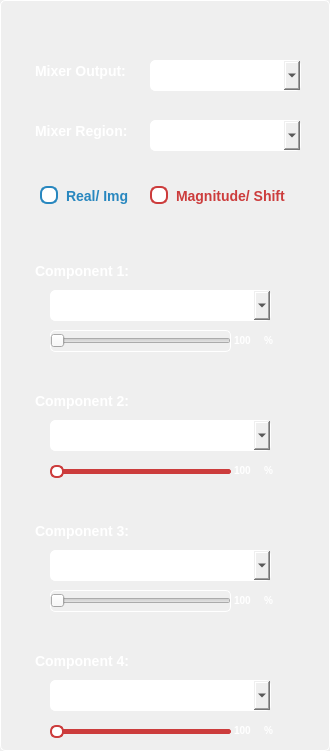
       <widget class="QWidget" name="widget" native="true">
        <property name="minimumSize">
         <size>
          <width>330</width>
          <height>330</height>
         </size>
        </property>
        <property name="maximumSize">
         <size>
          <width>330</width>
          <height>16777215</height>
         </size>
        </property>
        <property name="styleSheet">
         <string notr="true">border: 1px solid #ffffff;
border-radius:5px</string>
        </property>
        <widget class="QLabel" name="label">
         <property name="geometry">
          <rect>
           <x>30</x>
           <y>60</y>
           <width>101</width>
           <height>21</height>
          </rect>
         </property>
         <property name="styleSheet">
          <string notr="true">color:white;
font-size: 14px;
font-weight:600;
border-color: transparent;</string>
         </property>
         <property name="text">
          <string>Mixer Output: </string>
         </property>
        </widget>
        <widget class="QComboBox" name="comboBox">
         <property name="geometry">
          <rect>
           <x>150</x>
           <y>60</y>
           <width>151</width>
           <height>31</height>
          </rect>
         </property>
         <property name="styleSheet">
          <string notr="true">QComboBox {
                color: rgb(255, 255, 255);
                font-size: 18px;
                background-color: rgb(24, 24, 24);
                padding-left: 15px;
                border: 1px solid transparent;
                border-radius: 15px; /* Rounded corners */
            }

            QComboBox QAbstractItemView {
                background-color: #444444;    /* Dropdown list background */
                color: #ffffff;               /* Dropdown list text color */
                selection-background-color: #555555;  /* Highlight background */
                selection-color: #FF5757;     /* Highlighted text color */
            }

            /* Remove the default arrow */
            QComboBox::drop-down {
                margin-right: 10px;
                border-top-right-radius: 15px; /* Apply radius to the top-right */
                border-bottom-right-radius: 15px; /* Apply radius to the bottom-right */
            }

            /* Customize the arrow (triangle) */
            QComboBox::down-arrow {
                image: url(Deliverables/down-arrow.png); /* Optional: use a custom image for the arrow */
                width: 10px;
                height: 10px;
                margin-right: 10px; /* Moves the arrow more to the right */
            }&lt;/string&gt;
   &lt;/property&gt;
  &lt;/widget&gt;
 &lt;/widget&gt;
 &lt;resources/&gt;
&lt;/ui&gt;
</string>
         </property>
        </widget>
        <widget class="QLabel" name="label_2">
         <property name="geometry">
          <rect>
           <x>30</x>
           <y>120</y>
           <width>101</width>
           <height>21</height>
          </rect>
         </property>
         <property name="styleSheet">
          <string notr="true">color:white;
font-size: 14px;
font-weight:600;
border-color: transparent;</string>
         </property>
         <property name="text">
          <string>Mixer Region: </string>
         </property>
        </widget>
        <widget class="QComboBox" name="comboBox_2">
         <property name="geometry">
          <rect>
           <x>150</x>
           <y>120</y>
           <width>151</width>
           <height>31</height>
          </rect>
         </property>
         <property name="styleSheet">
          <string notr="true">QComboBox {
                color: rgb(255, 255, 255);
                font-size: 18px;
                background-color: rgb(24, 24, 24);
                padding-left: 15px;
                border: 1px solid transparent;
                border-radius: 15px; /* Rounded corners */
            }

            QComboBox QAbstractItemView {
                background-color: #444444;    /* Dropdown list background */
                color: #ffffff;               /* Dropdown list text color */
                selection-background-color: #555555;  /* Highlight background */
                selection-color: #FF5757;     /* Highlighted text color */
            }

            /* Remove the default arrow */
            QComboBox::drop-down {
                margin-right: 10px;
                border-top-right-radius: 15px; /* Apply radius to the top-right */
                border-bottom-right-radius: 15px; /* Apply radius to the bottom-right */
            }

            /* Customize the arrow (triangle) */
            QComboBox::down-arrow {
                image: url(Deliverables/down-arrow.png); /* Optional: use a custom image for the arrow */
                width: 10px;
                height: 10px;
                margin-right: 10px; /* Moves the arrow more to the right */
            }&lt;/string&gt;
   &lt;/property&gt;
  &lt;/widget&gt;
 &lt;/widget&gt;
 &lt;resources/&gt;
&lt;/ui&gt;
</string>
         </property>
        </widget>
        <widget class="QLabel" name="label_9">
         <property name="geometry">
          <rect>
           <x>30</x>
           <y>260</y>
           <width>111</width>
           <height>21</height>
          </rect>
         </property>
         <property name="styleSheet">
          <string notr="true">color:white;
font-size: 14px;
font-weight:600;
border-color: transparent;</string>
         </property>
         <property name="text">
          <string>Component 1:</string>
         </property>
        </widget>
        <widget class="QRadioButton" name="radioButton">
         <property name="geometry">
          <rect>
           <x>40</x>
           <y>180</y>
           <width>111</width>
           <height>31</height>
          </rect>
         </property>
         <property name="styleSheet">
          <string notr="true">QRadioButton {
    font: bold 14px;           /* Font size and weight */
    color: #2887bf;           /* Text color */
    spacing: 8px;            /* Space between the button and text */
	border: transparent;
}

QRadioButton::indicator {
    width: 14px;              /* Size of the radio circle */
    height: 14px;
}

QRadioButton::indicator::unchecked {
    border: 2px solid #2887bf; /* Border of the unchecked circle */
    background-color: white;
    border-radius: 7px;      /* Make it a perfect circle */
}

QRadioButton::indicator::checked {
    border: 2px solid  #2887bf;
    background-color:  #2887bf;
    border-radius: 7px;
}
</string>
         </property>
         <property name="text">
          <string>Real/ Img</string>
         </property>
        </widget>
        <widget class="QRadioButton" name="radioButton_2">
         <property name="geometry">
          <rect>
           <x>150</x>
           <y>180</y>
           <width>151</width>
           <height>31</height>
          </rect>
         </property>
         <property name="styleSheet">
          <string notr="true">QRadioButton {
    font: bold 14px;           /* Font size and weight */
    color: #cc3c3c;           /* Text color */
    spacing: 8px;            /* Space between the button and text */
	border: transparent;
}

QRadioButton::indicator {
    width: 14px;              /* Size of the radio circle */
    height: 14px;
}

QRadioButton::indicator::unchecked {
    border: 2px solid #cc3c3c; /* Border of the unchecked circle */
    background-color: white;
    border-radius: 7px;      /* Make it a perfect circle */
}

QRadioButton::indicator::checked {
    border: 2px solid  #cc3c3c;
    background-color:  #cc3c3c;
    border-radius: 7px;
}
</string>
         </property>
         <property name="text">
          <string>Magnitude/ Shift</string>
         </property>
        </widget>
        <widget class="QSlider" name="horizontalSlider">
         <property name="geometry">
          <rect>
           <x>50</x>
           <y>330</y>
           <width>181</width>
           <height>22</height>
          </rect>
         </property>
         <property name="styleSheet">
          <string notr="true">QSlider {
    border: none;
}
QSlider::groove:horizontal {
    height: 5px;
    background: white;  
    border-radius: 3px;   
}

QSlider::add-page:horizontal {
    background: #2887bf;
    border: 1px solid #2887bf;
    height: 3px;
    border-radius: 1.5px;
}

QSlider::handle:horizontal {
    background: #ffffff;  
    border: 2px solid #1e6e9e;
    width: 10px;
    height: 10px;
    border-radius: 6px;    
    margin: -4px 0;       
}
&lt;/string&gt;
   &lt;/property&gt;
   &lt;property name=&quot;orientation&quot;&gt;
    &lt;enum&gt;Qt::Horizontal&lt;/enum&gt;
   &lt;/property&gt;
  &lt;/widget&gt;
 &lt;/widget&gt;
 &lt;resources/&gt;
&lt;/ui&gt;
</string>
         </property>
         <property name="orientation">
          <enum>Qt::Horizontal</enum>
         </property>
        </widget>
        <widget class="QLabel" name="label_10">
         <property name="geometry">
          <rect>
           <x>230</x>
           <y>330</y>
           <width>51</width>
           <height>21</height>
          </rect>
         </property>
         <property name="styleSheet">
          <string notr="true">color:white;
font-size: 10px;
font-weight:600;
border-color: transparent;</string>
         </property>
         <property name="text">
          <string>100</string>
         </property>
        </widget>
        <widget class="QLabel" name="label_11">
         <property name="geometry">
          <rect>
           <x>260</x>
           <y>330</y>
           <width>21</width>
           <height>21</height>
          </rect>
         </property>
         <property name="styleSheet">
          <string notr="true">color:white;
font-size: 10px;
font-weight:600;
border-color: transparent;</string>
         </property>
         <property name="text">
          <string>%</string>
         </property>
        </widget>
        <widget class="QSlider" name="horizontalSlider_2">
         <property name="geometry">
          <rect>
           <x>50</x>
           <y>460</y>
           <width>181</width>
           <height>22</height>
          </rect>
         </property>
         <property name="styleSheet">
          <string notr="true">QSlider {
    border: none;
}
QSlider::groove:horizontal {
    height: 5px;
    background: white;  
    border-radius: 3px;   
}

QSlider::add-page:horizontal {
    background: #cc3c3c;
    border: 1px solid #cc3c3c;
    height: 3px;
    border-radius: 1.5px;
}

QSlider::handle:horizontal {
    background: #ffffff;  
    border: 2px solid #cc3c3c;
    width: 10px;
    height: 10px;
    border-radius: 6px;    
    margin: -4px 0;       
}

</string>
         </property>
         <property name="orientation">
          <enum>Qt::Horizontal</enum>
         </property>
        </widget>
        <widget class="QLabel" name="label_12">
         <property name="geometry">
          <rect>
           <x>260</x>
           <y>460</y>
           <width>21</width>
           <height>21</height>
          </rect>
         </property>
         <property name="styleSheet">
          <string notr="true">color:white;
font-size: 10px;
font-weight:600;
border-color: transparent;</string>
         </property>
         <property name="text">
          <string>%</string>
         </property>
        </widget>
        <widget class="QLabel" name="label_13">
         <property name="geometry">
          <rect>
           <x>230</x>
           <y>460</y>
           <width>31</width>
           <height>21</height>
          </rect>
         </property>
         <property name="styleSheet">
          <string notr="true">color:white;
font-size: 10px;
font-weight:600;
border-color: transparent;</string>
         </property>
         <property name="text">
          <string>100</string>
         </property>
        </widget>
        <widget class="QLabel" name="label_14">
         <property name="geometry">
          <rect>
           <x>30</x>
           <y>390</y>
           <width>111</width>
           <height>21</height>
          </rect>
         </property>
         <property name="styleSheet">
          <string notr="true">color:white;
font-size: 14px;
font-weight:600;
border-color: transparent;</string>
         </property>
         <property name="text">
          <string>Component 2:</string>
         </property>
        </widget>
        <widget class="QSlider" name="horizontalSlider_3">
         <property name="geometry">
          <rect>
           <x>50</x>
           <y>590</y>
           <width>181</width>
           <height>22</height>
          </rect>
         </property>
         <property name="styleSheet">
          <string notr="true">QSlider {
    border: none;
}
QSlider::groove:horizontal {
    height: 5px;
    background: white;  
    border-radius: 3px;   
}

QSlider::add-page:horizontal {
    background: #2887bf;
    border: 1px solid #2887bf;
    height: 3px;
    border-radius: 1.5px;
}

QSlider::handle:horizontal {
    background: #ffffff;  
    border: 2px solid #1e6e9e;
    width: 10px;
    height: 10px;
    border-radius: 6px;    
    margin: -4px 0;       
}
&lt;/string&gt;
   &lt;/property&gt;
   &lt;property name=&quot;orientation&quot;&gt;
    &lt;enum&gt;Qt::Horizontal&lt;/enum&gt;
   &lt;/property&gt;
  &lt;/widget&gt;
 &lt;/widget&gt;
 &lt;resources/&gt;
&lt;/ui&gt;
</string>
         </property>
         <property name="orientation">
          <enum>Qt::Horizontal</enum>
         </property>
        </widget>
        <widget class="QLabel" name="label_17">
         <property name="geometry">
          <rect>
           <x>30</x>
           <y>520</y>
           <width>111</width>
           <height>21</height>
          </rect>
         </property>
         <property name="styleSheet">
          <string notr="true">color:white;
font-size: 14px;
font-weight:600;
border-color: transparent;</string>
         </property>
         <property name="text">
          <string>Component 3:</string>
         </property>
        </widget>
        <widget class="QLabel" name="label_18">
         <property name="geometry">
          <rect>
           <x>230</x>
           <y>590</y>
           <width>51</width>
           <height>21</height>
          </rect>
         </property>
         <property name="styleSheet">
          <string notr="true">color:white;
font-size: 10px;
font-weight:600;
border-color: transparent;</string>
         </property>
         <property name="text">
          <string>100</string>
         </property>
        </widget>
        <widget class="QLabel" name="label_19">
         <property name="geometry">
          <rect>
           <x>260</x>
           <y>590</y>
           <width>21</width>
           <height>21</height>
          </rect>
         </property>
         <property name="styleSheet">
          <string notr="true">color:white;
font-size: 10px;
font-weight:600;
border-color: transparent;</string>
         </property>
         <property name="text">
          <string>%</string>
         </property>
        </widget>
        <widget class="QLabel" name="label_16">
         <property name="geometry">
          <rect>
           <x>260</x>
           <y>720</y>
           <width>21</width>
           <height>21</height>
          </rect>
         </property>
         <property name="styleSheet">
          <string notr="true">color:white;
font-size: 10px;
font-weight:600;
border-color: transparent;</string>
         </property>
         <property name="text">
          <string>%</string>
         </property>
        </widget>
        <widget class="QLabel" name="label_20">
         <property name="geometry">
          <rect>
           <x>230</x>
           <y>720</y>
           <width>31</width>
           <height>21</height>
          </rect>
         </property>
         <property name="styleSheet">
          <string notr="true">color:white;
font-size: 10px;
font-weight:600;
border-color: transparent;</string>
         </property>
         <property name="text">
          <string>100</string>
         </property>
        </widget>
        <widget class="QLabel" name="label_21">
         <property name="geometry">
          <rect>
           <x>30</x>
           <y>650</y>
           <width>111</width>
           <height>21</height>
          </rect>
         </property>
         <property name="styleSheet">
          <string notr="true">color:white;
font-size: 14px;
font-weight:600;
border-color: transparent;</string>
         </property>
         <property name="text">
          <string>Component 4:</string>
         </property>
        </widget>
        <widget class="QSlider" name="horizontalSlider_4">
         <property name="geometry">
          <rect>
           <x>50</x>
           <y>720</y>
           <width>181</width>
           <height>22</height>
          </rect>
         </property>
         <property name="styleSheet">
          <string notr="true">QSlider {
    border: none;
}
QSlider::groove:horizontal {
    height: 5px;
    background: white;  
    border-radius: 3px;   
}

QSlider::add-page:horizontal {
    background: #cc3c3c;
    border: 1px solid #cc3c3c;
    height: 3px;
    border-radius: 1.5px;
}

QSlider::handle:horizontal {
    background: #ffffff;  
    border: 2px solid #cc3c3c;
    width: 10px;
    height: 10px;
    border-radius: 6px;    
    margin: -4px 0;       
}

</string>
         </property>
         <property name="orientation">
          <enum>Qt::Horizontal</enum>
         </property>
        </widget>
        <widget class="QComboBox" name="comboBox_6">
         <property name="geometry">
          <rect>
           <x>50</x>
           <y>290</y>
           <width>221</width>
           <height>31</height>
          </rect>
         </property>
         <property name="styleSheet">
          <string notr="true">QComboBox {
                color: rgb(255, 255, 255);
                font-size: 18px;
                background-color: rgb(24, 24, 24);
                padding-left: 15px;
                border: 1px solid transparent;
                border-radius: 15px; /* Rounded corners */
            }

            QComboBox QAbstractItemView {
                background-color: #444444;    /* Dropdown list background */
                color: #ffffff;               /* Dropdown list text color */
                selection-background-color: #555555;  /* Highlight background */
                selection-color: #FF5757;     /* Highlighted text color */
            }

            /* Remove the default arrow */
            QComboBox::drop-down {
                margin-right: 10px;
                border-top-right-radius: 15px; /* Apply radius to the top-right */
                border-bottom-right-radius: 15px; /* Apply radius to the bottom-right */
            }

            /* Customize the arrow (triangle) */
            QComboBox::down-arrow {
                image: url(Deliverables/down-arrow.png); /* Optional: use a custom image for the arrow */
                width: 10px;
                height: 10px;
                margin-right: 10px; /* Moves the arrow more to the right */
            }&lt;/string&gt;
   &lt;/property&gt;
  &lt;/widget&gt;
 &lt;/widget&gt;
 &lt;resources/&gt;
&lt;/ui&gt;
</string>
         </property>
        </widget>
        <widget class="QComboBox" name="comboBox_8">
         <property name="geometry">
          <rect>
           <x>50</x>
           <y>420</y>
           <width>221</width>
           <height>31</height>
          </rect>
         </property>
         <property name="styleSheet">
          <string notr="true">QComboBox {
                color: rgb(255, 255, 255);
                font-size: 18px;
                background-color: rgb(24, 24, 24);
                padding-left: 15px;
                border: 1px solid transparent;
                border-radius: 15px; /* Rounded corners */
            }

            QComboBox QAbstractItemView {
                background-color: #444444;    /* Dropdown list background */
                color: #ffffff;               /* Dropdown list text color */
                selection-background-color: #555555;  /* Highlight background */
                selection-color: #FF5757;     /* Highlighted text color */
            }

            /* Remove the default arrow */
            QComboBox::drop-down {
                margin-right: 10px;
                border-top-right-radius: 15px; /* Apply radius to the top-right */
                border-bottom-right-radius: 15px; /* Apply radius to the bottom-right */
            }

            /* Customize the arrow (triangle) */
            QComboBox::down-arrow {
                image: url(Deliverables/down-arrow.png); /* Optional: use a custom image for the arrow */
                width: 10px;
                height: 10px;
                margin-right: 10px; /* Moves the arrow more to the right */
            }&lt;/string&gt;
   &lt;/property&gt;
  &lt;/widget&gt;
 &lt;/widget&gt;
 &lt;resources/&gt;
&lt;/ui&gt;
</string>
         </property>
        </widget>
        <widget class="QComboBox" name="comboBox_9">
         <property name="geometry">
          <rect>
           <x>50</x>
           <y>550</y>
           <width>221</width>
           <height>31</height>
          </rect>
         </property>
         <property name="styleSheet">
          <string notr="true">QComboBox {
                color: rgb(255, 255, 255);
                font-size: 18px;
                background-color: rgb(24, 24, 24);
                padding-left: 15px;
                border: 1px solid transparent;
                border-radius: 15px; /* Rounded corners */
            }

            QComboBox QAbstractItemView {
                background-color: #444444;    /* Dropdown list background */
                color: #ffffff;               /* Dropdown list text color */
                selection-background-color: #555555;  /* Highlight background */
                selection-color: #FF5757;     /* Highlighted text color */
            }

            /* Remove the default arrow */
            QComboBox::drop-down {
                margin-right: 10px;
                border-top-right-radius: 15px; /* Apply radius to the top-right */
                border-bottom-right-radius: 15px; /* Apply radius to the bottom-right */
            }

            /* Customize the arrow (triangle) */
            QComboBox::down-arrow {
                image: url(Deliverables/down-arrow.png); /* Optional: use a custom image for the arrow */
                width: 10px;
                height: 10px;
                margin-right: 10px; /* Moves the arrow more to the right */
            }&lt;/string&gt;
   &lt;/property&gt;
  &lt;/widget&gt;
 &lt;/widget&gt;
 &lt;resources/&gt;
&lt;/ui&gt;
</string>
         </property>
        </widget>
        <widget class="QComboBox" name="comboBox_10">
         <property name="geometry">
          <rect>
           <x>50</x>
           <y>680</y>
           <width>221</width>
           <height>31</height>
          </rect>
         </property>
         <property name="styleSheet">
          <string notr="true">QComboBox {
                color: rgb(255, 255, 255);
                font-size: 18px;
                background-color: rgb(24, 24, 24);
                padding-left: 15px;
                border: 1px solid transparent;
                border-radius: 15px; /* Rounded corners */
            }

            QComboBox QAbstractItemView {
                background-color: #444444;    /* Dropdown list background */
                color: #ffffff;               /* Dropdown list text color */
                selection-background-color: #555555;  /* Highlight background */
                selection-color: #FF5757;     /* Highlighted text color */
            }

            /* Remove the default arrow */
            QComboBox::drop-down {
                margin-right: 10px;
                border-top-right-radius: 15px; /* Apply radius to the top-right */
                border-bottom-right-radius: 15px; /* Apply radius to the bottom-right */
            }

            /* Customize the arrow (triangle) */
            QComboBox::down-arrow {
                image: url(Deliverables/down-arrow.png); /* Optional: use a custom image for the arrow */
                width: 10px;
                height: 10px;
                margin-right: 10px; /* Moves the arrow more to the right */
            }&lt;/string&gt;
   &lt;/property&gt;
  &lt;/widget&gt;
 &lt;/widget&gt;
 &lt;resources/&gt;
&lt;/ui&gt;
</string>
         </property>
        </widget>
       </widget>
